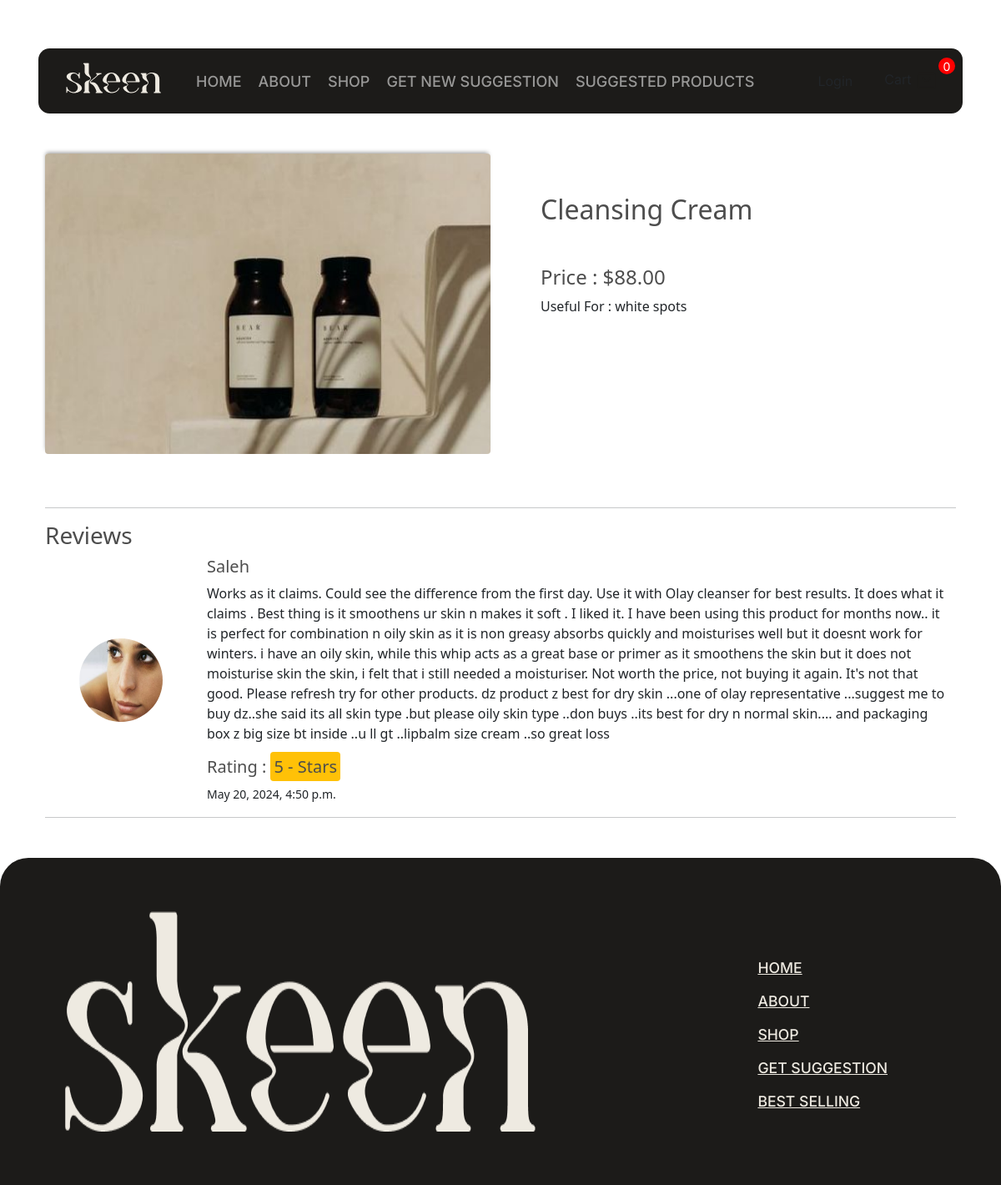
/product/1/, run on the app's committed database.
### store/models.py (models this page shows, shortened)
class Product(models.Model):
	name = models.CharField(max_length=200)
	price = models.FloatField()
	digital = models.BooleanField(default=False,null=True, blank=False)
	image = models.ImageField(null=True, blank=True)
	category = models.ForeignKey(Category, related_name='products', on_delete=models.CASCADE, default=None)
	description = models.TextField(null=True, blank=True, default='')
	@property
	def imageURL(self):
		try:
			url = self.image.url
		except:
			url = ''
		return url

class Review(models.Model):
    product = models.ForeignKey(Product, on_delete=models.CASCADE)
    customer = models.ForeignKey(Customer, on_delete=models.CASCADE)
    order = models.ForeignKey(Order, on_delete=models.CASCADE)
    rating = models.IntegerField()  # You can customize this field based on your rating system
    comment = models.TextField()
    date_added = models.DateTimeField(auto_now_add=True)

class Customer(models.Model):
    user = models.OneToOneField(User, null=True, blank=True, on_delete=models.CASCADE)
    name = models.CharField(max_length=200, null=True)
    email = models.CharField(max_length=200)
    predicted_skin_type = models.CharField(max_length=100, null=True, blank=True, default="acne")
    profile_image = models.ImageField(default='default.jpg', upload_to='profile_images')
    @property
    def imageURL(self):
        try:
            url = self.profile_image.url
        except:
            url = ''
        return url

### store/views.py (the view)
# urls.py: path('product/<int:product_id>/', views.product_detail, name='product_detail'),
def product_detail(request, product_id):
    product = get_object_or_404(Product, id=product_id)
    reviews = Review.objects.filter(product=product)
    data = cartData(request)
    cartItems = data['cartItems']
    order = data['order']
    items = data['items']
    ordered = False
    if request.user.is_authenticated:
        customer = request.user.customer
        orders = Order.objects.filter(customer=customer, complete=True)
        ordered = OrderItem.objects.filter(order__in=orders, product=product).exists()
    context = {
        'product': product,
        'reviews': reviews,
        'ordered': ordered,
        'cartItems':cartItems,
        'order':order,
        'items':items,
    }
    return render(request, 'store/product_detail.html', context)

### store/templatetags/custom_filters.py (called while the page is built)
@register.filter
def path_matches_pattern(path, pattern):
    return bool(re.match(pattern, path))

### store/utils.py (called while the page is built, shortened)
def cookieCart(request):
	try:
		cart = json.loads(request.COOKIES['cart'])
	except:
		cart = {}
		print('CART:', cart)
	items = []
	order = {'get_cart_total':0, 'get_cart_items':0, 'shipping':False}
	cartItems = order['get_cart_items']
	return {'cartItems':cartItems ,'order':order, 'items':items}

def cartData(request):
    cookieData = cookieCart(request)
    cartItems = cookieData['cartItems']
    order = cookieData['order']
    items = cookieData['items']
    return {'cartItems': cartItems, 'order': order, 'items': items}

### store/templates/store/product_detail.html (shortened to what this page needs)
{% extends 'store/main.html' %}
{% load static %}
{% block content %}
<div class="container">
    <div class="row py-5">
        <div class="col-lg-6">
            <img class="thumbnail-p  rounded border-dark" src="{{ product.imageURL }}">
        </div>
        <div class="col-lg-6 p-5">
            <h2 class="mb-5">{{ product.name }}</h2>
            <h4>Price : ${{ product.price|floatformat:2 }}</h4>
            <p class="mb-5 pb-5 mt-1">Useful For : {{ product.description }}</p>
        </div>
    </div>
    <hr>
    <h3 class="">Reviews</h3>
    {% for review in reviews %}
    <div class="review container-fluid">
        <div class="row">
            <div class="col-lg-2 d-flex justify-content-center align-items-center">
                <img class="review-img" src="{{review.customer.imageURL}}" alt="">
            </div>
            <div class="col-lg-10">
                <h5 class="capitalize">{{ review.customer.name }}</h5>
                <p>{{ review.comment }}</p>
                <h5>Rating : <span class="bg-warning rounded p-1">{{review.rating}} - Stars</span></h5>
                <small>{{ review.date_added }}</small>
            </div>
        </div>
    </div>
    <hr>
    {% endfor %}
</div>
{% endblock content %}

### static/css/main.css (style rules this page uses)
body { background: #8b60004a; }
h1, h2, h3, h4, h5, h6 { color: hsl(0, 0%, 30%); }
.thumbnail-p { width: 100%; height: 360px; -webkit-box-shadow: -1px -3px 5px -2px rgba(90, 90, 90, 0.66); -moz-box-shadow: -1px -3px 5px -2px rgba(90, 90, 90, 0.66); box-shadow: -1px -3px 5px -2px rgba(90, 90, 90, 0.66); }
.review-img { height: 100px; width: 100px; border-radius: 50%; }
.col-lg-4, .col-lg-6, .col-lg-8, .col-lg-12 { margin-top: 10px; }
.capitalize { text-transform: capitalize; }

### data on the page
Product: imageURL (picture), name "Cleansing Cream", price "88.00", description "white spots"
Review: customer.imageURL (picture), customer.name "Saleh", comment "Works as it claims. Could see the difference from the first day. Use it with Olay cleanser for best results. It does what it claims . Best thing is it smoothens ur skin n makes it soft . I liked it. I have been using this product for months now.. it is perfect for combination n oily skin as it is non greasy absorbs quickly and moisturises well but it doesnt work for winters. i have an oily skin, while this whip acts as a great base or primer as it smoothens the skin but it does not moisturise skin the skin, i felt that i still needed a moisturiser. Not worth the price, not buying it again. It's not that good. Please refresh try for other products. dz product z best for dry skin ...one of…", rating "5", date_added "May 20, 2024, 4:50 p.m."

### other printed values
{{ cartItems }} "0"
